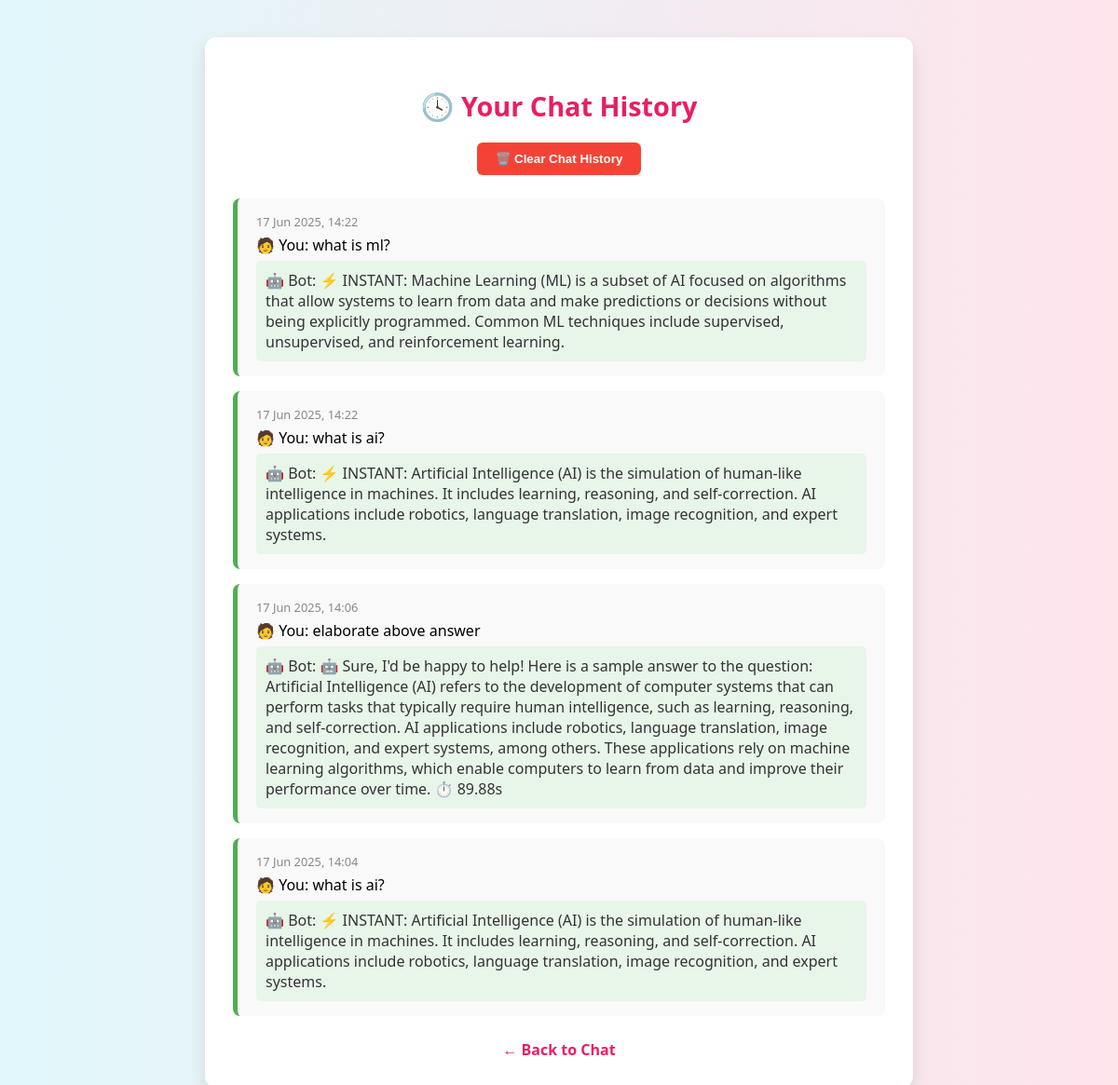
Page /history/ (signed in) on the committed database.
### chatbot/models.py (models this page shows, shortened)
class ChatMessage(models.Model):
    user = models.ForeignKey(User, on_delete=models.CASCADE)
    message = models.TextField()
    response = models.TextField()
    timestamp = models.DateTimeField(auto_now_add=True)
    session_key = models.CharField(max_length=100, null=True, blank=True)

### chatbot/views.py (the view)
# urls.py: path('history/', views.chat_history, name='chat-history'),
@login_required
def chat_history(request):
    history = ChatMessage.objects.filter(user=request.user).order_by("-timestamp")
    return render(request, 'chat_history.html', {"history": history})

### chatbot/templates/chat_history.html (shortened to what this page needs)
{% load tz %}
<!DOCTYPE html>
<html lang="en">
<head>
</head>
<body>
  <div class="container">
    <h2>🕓 Your Chat History</h2>
    <form method="post" action="{% url 'clear-history' %}">
      <button type="submit" class="clear-btn">🗑️ Clear Chat History</button>
    </form>
    {% for chat in history %}
      <div class="chat-card">
        <div class="timestamp">
          {% localtime on %}{{ chat.timestamp|date:"d M Y, H:i" }}{% endlocaltime %}
        </div>
        <div class="message">🧑 You: {{ chat.message }}</div>
        <div class="response">🤖 Bot: {{ chat.response }}</div>
      </div>
    {% empty %}
      <p style="text-align: center; color: #777;">No chats yet.</p>
    {% endfor %}
    <a class="back-link" href="{% url 'chatbot' %}">← Back to Chat</a>
  </div>
</body>
</html>

### chatbot/templates/chat_history.html (style rules this page uses)
body { font-family: 'Segoe UI', Tahoma, Geneva, Verdana, sans-serif; background: linear-gradient(to right, #e0f7fa, #ffe4ec); margin: 0; padding: 0; }
.container { max-width: 700px; margin: 40px auto; background: #fff; border-radius: 12px; padding: 30px; box-shadow: 0 8px 18px rgba(0, 0, 0, 0.1); }
h2 { text-align: center; color: #e91e63; margin-bottom: 20px; font-size: 1.8rem; }
.chat-card { background: #f9f9f9; padding: 16px 20px; border-radius: 8px; margin-bottom: 16px; border-left: 5px solid #4caf50; transition: background 0.2s ease-in-out; }
.timestamp { font-size: 0.8rem; color: #888; margin-bottom: 5px; }
.message { font-weight: 500; margin-bottom: 6px; }
.response { color: #333; background: #e8f5e9; padding: 10px; border-radius: 5px; }
.back-link { display: block; text-align: center; text-decoration: none; margin-top: 25px; color: #e91e63; font-weight: bold; transition: color 0.2s; }
.clear-btn { display: block; margin: 0 auto 25px; padding: 10px 20px; background: #f44336; color: white; border: none; border-radius: 6px; font-weight: bold; cursor: pointer; }

### rows in the picture
ChatMessage: timestamp "17 Jun 2025, 14:22", message "what is ml?", response "⚡ INSTANT: Machine Learning (ML) is a subset of AI focused on algorithms that allow systems to learn from data and make predictions or decisions without being explicitly programmed. Common ML techniques include supervised, unsupervised, and reinforcement learning."
ChatMessage: timestamp "17 Jun 2025, 14:22", message "what is ai?", response "⚡ INSTANT: Artificial Intelligence (AI) is the simulation of human-like intelligence in machines. It includes learning, reasoning, and self-correction. AI applications include robotics, language translation, image recognition, and expert systems."
ChatMessage: timestamp "17 Jun 2025, 14:06", message "elaborate above answer", response "🤖 Sure, I'd be happy to help! Here is a sample answer to the question: Artificial Intelligence (AI) refers to the development of computer systems that can perform tasks that typically require human intelligence, such as learning, reasoning, and self-correction. AI applications include robotics, language translation, image recognition, and expert systems, among others. These applications rely on machine learning algorithms, which enable computers to learn from data and improve their performance over time. ⏱️ 89.88s"
ChatMessage: timestamp "17 Jun 2025, 14:04", message "what is ai?", response "⚡ INSTANT: Artificial Intelligence (AI) is the simulation of human-like intelligence in machines. It includes learning, reasoning, and self-correction. AI applications include robotics, language translation, image recognition, and expert systems."
